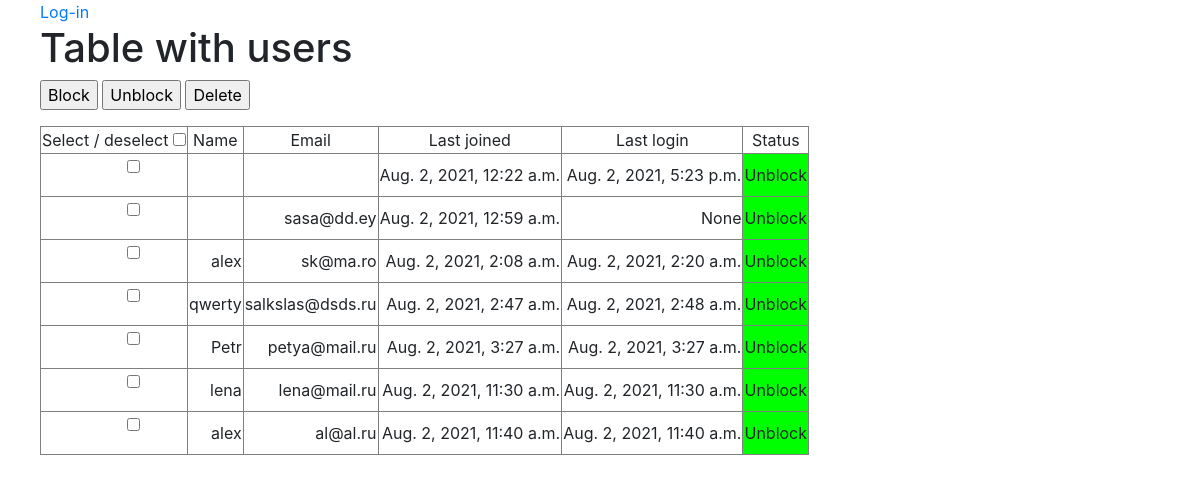
Screenshot of /table/ with the database file from the repository.
### account/models.py (models this page shows, shortened)
class Profile(models.Model):
    user = models.OneToOneField(User, on_delete=models.CASCADE)
    last_login=datetime.datetime.now()
    date_joined=datetime.date.today()
    is_block = models.BooleanField(default=False)

### account/views.py (the view)
# urls.py: path('table/', views.userlist, name='table')
def userlist(request):
    users_list = Profile.objects.all()
    context = {
            "users_list": users_list,
        }
    return render(request, 'account/table.html', context)

### account/templates/account/table.html (shortened to what this page needs)
{% extends "base.html" %}
{% block content %}
    <h1>Table with users</h1>
<div class="toolbar">
<div class="toolbar_inner">
<p><input type="submit" value="Block">
<input type="submit" value="Unblock">
<input type="submit" value="Delete"></p>
</div>
</div>
<table border="1">
	<tr>
		<td align="center">Select / deselect <input type="checkbox" name=""></td>
		<td align="center">Name</td>
		<td align="center">Email</td>
		<td align="center">Last joined</td>
		<td align="center">Last login</td>
		<td align="center">Status</td>
	</tr>
	{% for users in users_list %}
		<tr>
			<td align="center"><ul><input type="checkbox" name=""></ul></td>
			<td align="right">{{ users.user.first_name }}</td>
			<td align="right">{{ users.user.email }}</td>
			<td align="right">{{ users.user.date_joined }}</td>
			<td align="right">{{ users.user.last_login }}</td>
			<td align="right" bgcolor="lime">Unblock</td>
		</tr>
	{% endfor %}
</table>
{% endblock content %}

### account/templates/base.html (shortened to what this page needs)
{% load static %}
<!DOCTYPE html>
<html style="margin-left: 40px">
<head>
	<link rel="stylesheet"
	href="https://stackpath.bootstrapcdn.com/bootstrap/4.1.3/css/bootstrap.min.css"
>
</head>
<body>
<div id="header">
    <span class="user">
        {% if request.user.is_authenticated %}
            Hello {{ request.user.username }},
            <a href="{% url "logout" %}">Logout</a>
        {% else %}
            <a href="{% url "login" %}">Log-in</a>
        {% endif %}
    </span>
</div>
<div id="content">
    {% block content %}
    {% endblock %}
</div>
</body>
</html>

### rows the page displays
Profile: user.date_joined "Aug. 2, 2021, 12:22 a.m.", user.last_login "Aug. 2, 2021, 5:23 p.m."
Profile: user.email "sasa@dd.ey", user.date_joined "Aug. 2, 2021, 12:59 a.m.", user.last_login "None"
Profile: user.first_name "alex", user.email "sk@ma.ro", user.date_joined "Aug. 2, 2021, 2:08 a.m.", user.last_login "Aug. 2, 2021, 2:20 a.m."
Profile: user.first_name "qwerty", user.email "salkslas@dsds.ru", user.date_joined "Aug. 2, 2021, 2:47 a.m.", user.last_login "Aug. 2, 2021, 2:48 a.m."
Profile: user.first_name "Petr", user.email "petya@mail.ru", user.date_joined "Aug. 2, 2021, 3:27 a.m.", user.last_login "Aug. 2, 2021, 3:27 a.m."
Profile: user.first_name "lena", user.email "lena@mail.ru", user.date_joined "Aug. 2, 2021, 11:30 a.m.", user.last_login "Aug. 2, 2021, 11:30 a.m."
Profile: user.first_name "alex", user.email "al@al.ru", user.date_joined "Aug. 2, 2021, 11:40 a.m.", user.last_login "Aug. 2, 2021, 11:40 a.m."
